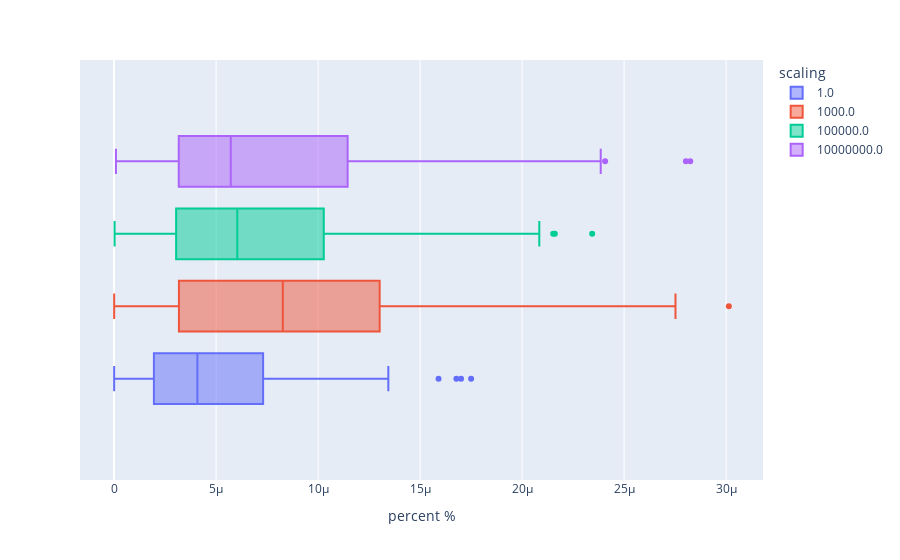

Notebook cell for this chart:
### Code cell
fig = px.box(df_abv, x="percent %", color='scaling')
fig.show()
